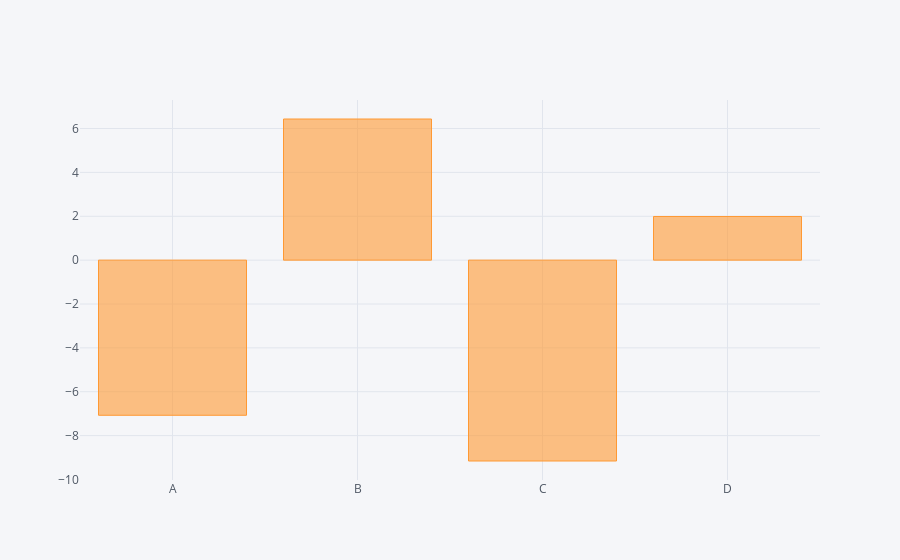

Notebook source saved alongside this figure:
### Code cell
df.sum().iplot(kind='bar')

### Figure 1 — Plotly figure (JSON) as saved in the notebook; plotly's stock layout.template omitted (floating-point values rounded to 4 significant figures)
{"data": [{"marker": {"color": "rgba(255, 153, 51, 0.6)", "line": {"color": "rgba(255, 153, 51, 1.0)", "width": 1}}, "name": "None", "orientation": "v", "text": "", "type": "bar", "x": ["A", "B", "C", "D"], "y": [-7.072, 6.434, -9.157, 1.99]}], "layout": {"legend": {"bgcolor": "#F5F6F9", "font": {"color": "#4D5663"}}, "paper_bgcolor": "#F5F6F9", "plot_bgcolor": "#F5F6F9", "titlefont": {"color": "#4D5663"}, "xaxis1": {"gridcolor": "#E1E5ED", "showgrid": true, "tickfont": {"color": "#4D5663"}, "title": "", "titlefont": {"color": "#4D5663"}, "zerolinecolor": "#E1E5ED"}, "yaxis1": {"gridcolor": "#E1E5ED", "showgrid": true, "tickfont": {"color": "#4D5663"}, "title": "", "titlefont": {"color": "#4D5663"}, "zerolinecolor": "#E1E5ED"}}}
